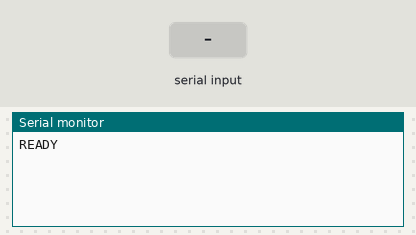
Recording of a sketch running on a simulated Arduino Uno, built with avr-gcc and run on an emulated ATmega328P. Parts: the last lines printed to the serial monitor. The inputs (shaded band) are chosen by the test bench.

Above: at 1.2 s.
1.3 s: "h" received over Serial
At 1.8 s:
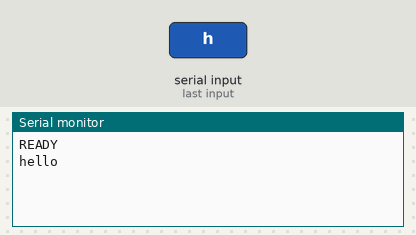
2.8 s: "t" received over Serial
At 4.2 s:
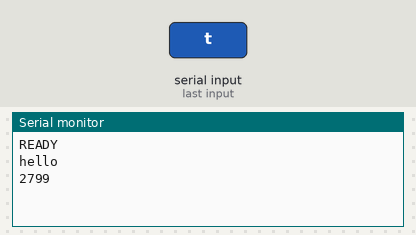

Measured:
- after the input at 1.3 s, the serial monitor: prints a new line at once (image 1)
- after the input at 2.8 s, the serial monitor: prints a new line at once (image 2)

The sketch:

serial_echo.ino
```cpp
/*
  ATmega328P @ 3.3V, 8 MHz internal RC (MiniCore target)
  UART test: prints "READY", echoes bytes, and replies:
    'h' or 'H' -> "hello"
    't' or 'T' -> prints millis()
  Wiring to Raspberry Pi:
    Pi TXD -> ATmega D0 (RX, pin 2)
    Pi RXD <- ATmega D1 (TX, pin 3)
    GND <-> GND
  Baud: 38400 (robust for internal RC).
*/
#ifndef F_CPU
#define F_CPU 8000000UL
#endif

void setup() {
  Serial.begin(38400);
  delay(50);              // settle after reset
  Serial.println(F("READY"));
}

void loop() {
  if (Serial.available()) {
    int c = Serial.read();
    switch (c) {
      case 'h': case 'H':
        Serial.println(F("hello"));
        break;
      case 't': case 'T':
        Serial.println(millis());
        break;
      default:
        Serial.write((uint8_t)c); // raw echo
    }
  }
}
```
